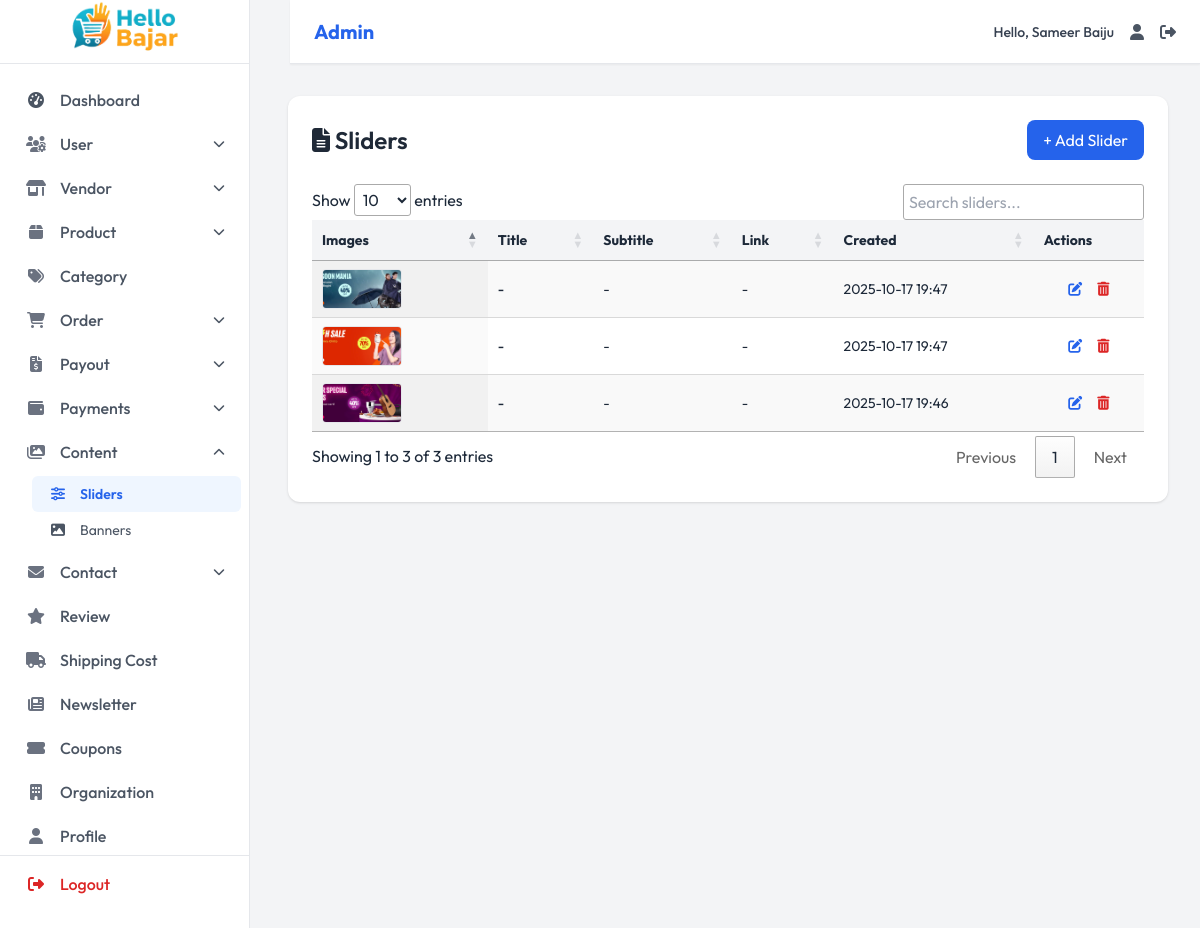
Screenshot of /admin-dashboard/sliders/ (signed in) with the database file from the repository.
### dashboard/models.py (models this page shows, shortened)
class Organization(models.Model):
    name = models.CharField(max_length=200, default="My Store")
    logo = models.ImageField(upload_to='org/', blank=True, null=True)
    email = models.EmailField()
    phone = models.CharField(max_length=15)
    phone_secondary = models.CharField(max_length=15, blank=True)
    address = models.TextField()
    facebook = models.URLField(blank=True)
    instagram = models.URLField(blank=True)
    twitter = models.URLField(blank=True)
    youtube = models.URLField(blank=True)
    tiktok = models.URLField(blank=True)
    class Meta:
        verbose_name = 'Organization Info'
        verbose_name_plural = 'Organization Info'

class Slider(models.Model):
    title = models.CharField(max_length=200, blank=True, null=True)
    subtitle = models.CharField(max_length=300, blank=True, null=True)
    image = models.ImageField(upload_to='sliders/')
    is_active = models.BooleanField(default=True)
    created_at = models.DateTimeField(auto_now_add=True)
    updated_at = models.DateTimeField(auto_now=True)

### dashboard/views.py (the view)
    @login_required
    def wrapper(request, *args, **kwargs):
        if not hasattr(request.user, 'role') or not request.user.role.is_admin():
            return redirect('home')
        return view_func(request, *args, **kwargs)

### templates/dashboard/pages/content/sliders_list.html (shortened to what this page needs)
{% extends 'dashboard/components/base.html' %}
{% load static %}
{% block content %}
<div class="bg-white rounded-xl shadow p-6">
  <div class="flex justify-between items-center mb-6">
    <h1 class="text-2xl font-semibold text-gray-800"><i class="fas fa-file-alt"></i> Sliders</h1>
    <a href="{% url 'admin_slider_add' %}" class="bg-blue-600 text-white px-4 py-2 rounded-lg hover:bg-blue-700 transition">+ Add Slider</a>
  </div>
  <div class="overflow-x-auto">
    <table id="slidersTable" class="display w-full text-sm">
      <thead class="bg-gray-100">
        <tr>
          <th class="px-4 py-3 text-left">Images</th>
          <th class="px-4 py-3 text-left">Title</th>
          <th class="px-4 py-3 text-left">Subtitle</th>
          <th class="px-4 py-3 text-left">Link</th>
          <th class="px-4 py-3 text-left">Created</th>
          <th class="px-4 py-3 text-center">Actions</th>
        </tr>
      </thead>
      <tbody>
        {% for s in sliders %}
        <tr class="hover:bg-gray-50">
          <td class="px-4 py-3">
            <div class="flex flex-wrap gap-1">
              {% if s.image %}
                {% for img in s.images.all %}
                  <img src="{{ img.image.url }}" class="h-10 w-20 object-cover rounded border border-gray-200"/>
                {% empty %}
                  <img src="{{ s.image.url }}" class="h-10 w-20 object-cover rounded border border-gray-200"/>
                {% endfor %}
              {% else %}
                <span class="text-gray-400">-</span>
              {% endif %}
            </div>
          </td>
          <td class="px-4 py-3 font-medium">{{ s.title|default:'-' }}</td>
          <td class="px-4 py-3">{{ s.subtitle|default:'-' }}</td>
          <td class="px-4 py-3">
            {% if s.link %}
              <a href="{{ s.link }}" class="text-blue-600 hover:underline" target="_blank">{{ s.link }}</a>
            {% else %}
              -
            {% endif %}
          </td>
          <td class="px-4 py-3">{{ s.created_at|date:"Y-m-d H:i" }}</td>
          <td class="px-4 py-3 text-center space-x-3">
            <a href="{% url 'admin_slider_update' s.id %}" class="text-blue-600 hover:text-blue-800" title="Edit">
              <i class="fas fa-edit"></i>
            </a>
            <a href="{% url 'admin_slider_delete' s.id %}" onclick="return confirm('Delete this slider?')" class="text-red-600 hover:text-red-800" title="Delete">
              <i class="fas fa-trash-alt"></i>
            </a>
          </td>
        </tr>
        {% endfor %}
      </tbody>
    </table>
  </div>
</div>
{% endblock %}

### templates/dashboard/components/navbar.html (shortened to what this page needs)
<nav class="navbar bg-white border-b border-gray-200 fixed top-0 md:left-[290px] left-0 right-0 z-40 flex items-center justify-between px-6 py-3 shadow-sm">
  <div class="flex items-center">
   <span class="text-xl font-bold text-blue-600">
    {% if request.user.role.role == 'admin' %}
        Admin
    {% else %}
        Vendor
    {% endif %}
</span>
  </div>
  <div class="flex items-center space-x-4">
    <span class="text-sm font-medium text-gray-700">Hello, {{user.first_name}} {{user.last_name}}</span>
    <a href="" class="hover:text-blue-600 transition-colors duration-200" title="Profile" aria-label="Profile">
      <i class="fas fa-user text-gray-600"></i>
    </a>
    <a href="{% url 'logout'%}" class="hover:text-blue-600 transition-colors duration-200" title="Logout" aria-label="Logout">
      <i class="fas fa-sign-out-alt text-gray-600"></i>
    </a>
  </div>
</nav>

### templates/dashboard/components/sidebar.html (shortened to what this page needs)
{% load static %}
<aside id="sidebar"
       class="bg-white border-r mr-18 border-gray-200 w-[250px] fixed inset-y-0 left-0 transform transition-transform duration-300 md:translate-x-0 -translate-x-full z-30 flex flex-col pb-6"
       aria-label="Main navigation">
  <div class="px-0 py-0 h-16 flex items-center border-b border-gray-200">
    <a href="{% if request.user.role.role == 'admin' %}{% url 'admin_dashboard' %}{% else %}{% url 'vendor_dashboard' %}{% endif %}"
       class="flex items-center justify-center w-full h-full" aria-label="Hello Bazar Dashboard">
      <img src="{{ organization.logo.url }}" alt="Hello Bazar Logo" class="h-full w-full object-contain">
    </a>
  </div>
  {% if request.user.role.role == 'admin' %}
  <nav class="flex-grow overflow-y-auto py-4 text-md" aria-label="Sidebar navigation">
    <ul class="space-y-1 px-2">
      <li>
        <a href="{% url 'admin_dashboard' %}"
           class="sidebar-link flex items-center px-4 py-2 rounded-md font-medium transition-all duration-200
                  {% if request.path == '/admin-dashboard/' or request.path == '/' %}bg-blue-50 text-blue-600 font-semibold{% else %}text-gray-600 hover:bg-gray-100{% endif %}">
          <i class="fas fa-tachometer-alt w-6 text-center mr-3"></i>
          <span>Dashboard</span>
        </a>
      </li>
      <li>
        <button class="sidebar-dropdown-toggle flex items-center w-full px-4 py-2 rounded-md text-gray-600 font-medium hover:bg-gray-100 transition-all duration-200">
          <i class="fas fa-users-cog w-6 text-center text-gray-500 mr-3"></i>
          <span>User</span>
          <i class="dropdown-icon fas fa-chevron-down text-xs ml-auto transition-transform duration-200 {% if '/admin-dashboard/users/' in request.path %}rotate-180{% endif %}"></i>
        </button>
      </li>
      <li>
        <button class="sidebar-dropdown-toggle flex items-center w-full px-4 py-2 rounded-md text-gray-600 font-medium hover:bg-gray-100 transition-all duration-200">
          <i class="fas fa-store-alt w-6 text-center text-gray-500 mr-3"></i>
          <span>Vendor</span>
          <i class="dropdown-icon fas fa-chevron-down text-xs ml-auto transition-transform duration-200 {% if '/admin-dashboard/vendors/' in request.path %}rotate-180{% endif %}"></i>
        </button>
      </li>
      <li>
        <button class="sidebar-dropdown-toggle flex items-center w-full px-4 py-2 rounded-md text-gray-600 font-medium hover:bg-gray-100 transition-all duration-200">
          <i class="fas fa-box w-6 text-center text-gray-500 mr-3"></i>
          <span>Product</span>
          <i class="dropdown-icon fas fa-chevron-down text-xs ml-auto transition-transform duration-200 {% if '/admin-dashboard/products/' in request.path %}rotate-180{% endif %}"></i>
        </button>
      </li>
      <li>
        <a href="{% url 'admin_categories_list' %}"
           class="sidebar-link flex items-center px-4 py-2 rounded-md font-medium transition-all duration-200
                  {% if request.path == '/admin-dashboard/categories/' %}bg-blue-50 text-blue-600 font-semibold{% else %}text-gray-600 hover:bg-gray-100{% endif %}">
          <i class="fas fa-tags w-6 text-center text-gray-500 mr-3"></i>
          <span>Category</span>
        </a>
      </li>
      <li>
        <button class="sidebar-dropdown-toggle flex items-center w-full px-4 py-2 rounded-md text-gray-600 font-medium hover:bg-gray-100 transition-all duration-200">
          <i class="fas fa-shopping-cart w-6 text-center text-gray-500 mr-3"></i>
          <span>Order</span>
          <i class="dropdown-icon fas fa-chevron-down text-xs ml-auto transition-transform duration-200 {% if '/admin-dashboard/orders/' in request.path %}rotate-180{% endif %}"></i>
        </button>
      </li>
      <li>
        <button class="sidebar-dropdown-toggle flex items-center w-full px-4 py-2 rounded-md text-gray-600 font-medium hover:bg-gray-100 transition-all duration-200">
          <i class="fas fa-file-invoice-dollar w-6 text-center text-gray-500 mr-3"></i>
          <span>Payout</span>
          <i class="dropdown-icon fas fa-chevron-down text-xs ml-auto transition-transform duration-200 {% if '/admin-dashboard/payout-requests/' in request.path %}rotate-180{% endif %}"></i>
        </button>
      </li>
      <li>
        <button class="sidebar-dropdown-toggle flex items-center w-full px-4 py-2 rounded-md text-gray-600 font-medium hover:bg-gray-100 transition-all duration-200">
          <i class="fas fa-wallet w-6 text-center text-gray-500 mr-3"></i>
          <span>Payments</span>
          <i class="dropdown-icon fas fa-chevron-down text-xs ml-auto transition-transform duration-200 {% if '/admin-dashboard/payments/' in request.path %}rotate-180{% endif %}"></i>
        </button>
      </li>
      <li>
        <button class="sidebar-dropdown-toggle flex items-center w-full px-4 py-2 rounded-md text-gray-600 font-medium hover:bg-gray-100 transition-all duration-200">
          <i class="fas fa-images w-6 text-center text-gray-500 mr-3"></i>
          <span>Content</span>
          <i class="dropdown-icon fas fa-chevron-down text-xs ml-auto transition-transform duration-200 {% if '/admin-dashboard/sliders/' in request.path or '/admin-dashboard/banners/' in request.path %}rotate-180{% endif %}"></i>
        </button>
        <ul class="sidebar-submenu pl-6 mt-1 {% if '/admin-dashboard/sliders/' not in request.path and '/admin-dashboard/banners/' not in request.path %}hidden{% endif %}">
          <li>
            <a href="{% url 'admin_sliders_list' %}"
               class="sublink flex items-center px-4 py-2 rounded-md text-sm transition-all duration-200
                      {% if request.path == '/admin-dashboard/sliders/' %}bg-blue-50 text-blue-600 font-semibold{% else %}text-gray-600 hover:bg-gray-100{% endif %}">
              <i class="fas fa-sliders-h w-5 text-center mr-3"></i>
              Sliders
            </a>
          </li>
          <li>
            <a href="{% url 'admin_banners_list' %}"
               class="sublink flex items-center px-4 py-2 rounded-md text-sm transition-all duration-200
                      {% if request.path == '/admin-dashboard/banners/' %}bg-blue-50 text-blue-600 font-semibold{% else %}text-gray-600 hover:bg-gray-100{% endif %}">
              <i class="fas fa-image w-5 text-center mr-3"></i>
              Banners
            </a>
          </li>
        </ul>
      </li>
      <li>
        <button class="sidebar-dropdown-toggle flex items-center w-full px-4 py-2 rounded-md text-gray-600 font-medium hover:bg-gray-100 transition-all duration-200">
          <i class="fas fa-envelope w-6 text-center text-gray-500 mr-3"></i>
          <span>Contact</span>
          <i class="dropdown-icon fas fa-chevron-down text-xs ml-auto transition-transform duration-200 {% if '/admin-dashboard/contacts/' in request.path %}rotate-180{% endif %}"></i>
        </button>
      </li>
      <li>
        <a href="{% url 'admin_reviews_list' %}"
           class="sidebar-link flex items-center px-4 py-2 rounded-md font-medium transition-all duration-200
                  {% if request.path == '/admin-dashboard/reviews/' %}bg-blue-50 text-blue-600 font-semibold{% else %}text-gray-600 hover:bg-gray-100{% endif %}">
          <i class="fas fa-star w-6 text-center text-gray-500 mr-3"></i>
          <span>Review</span>
        </a>
      </li>
      <li>
        <a href="{% url 'admin_shipping_cost' %}"
           class="sidebar-link flex items-center px-4 py-2 rounded-md font-medium transition-all duration-200
                  {% if request.path == '/admin-dashboard/shipping-cost/' %}bg-blue-50 text-blue-600 font-semibold{% else %}text-gray-600 hover:bg-gray-100{% endif %}">
          <i class="fas fa-truck w-6 text-center text-gray-500 mr-3"></i>
          <span>Shipping Cost</span>
        </a>
      </li>
      <li>
        <a href="{% url 'admin_newsletter_list' %}"
           class="sidebar-link flex items-center px-4 py-2 rounded-md font-medium transition-all duration-200
                  {% if request.path == '/admin-dashboard/newsletter/' %}bg-blue-50 text-blue-600 font-semibold{% else %}text-gray-600 hover:bg-gray-100{% endif %}">
          <i class="fas fa-newspaper w-6 text-center text-gray-500 mr-3"></i>
          <span>Newsletter</span>
        </a>
      </li>
      <li>
        <a href="{% url 'admin_coupons_list' %}"
           class="sidebar-link flex items-center px-4 py-2 rounded-md font-medium transition-all duration-200
                  {% if request.path == '/admin-dashboard/coupons/' %}bg-blue-50 text-blue-600 font-semibold{% else %}text-gray-600 hover:bg-gray-100{% endif %}">
          <i class="fas fa-ticket-alt w-6 text-center text-gray-500 mr-3"></i>
          <span>Coupons</span>
        </a>
      </li>
      <li>
        <a href="{% url 'admin_organization_view' %}"
           class="sidebar-link flex items-center px-4 py-2 rounded-md font-medium transition-all duration-200
                  {% if request.path == '/admin-dashboard/organization/' %}bg-blue-50 text-blue-600 font-semibold{% else %}text-gray-600 hover:bg-gray-100{% endif %}">
          <i class="fas fa-building w-6 text-center text-gray-500 mr-3"></i>
          <span>Organization</span>
        </a>
      </li>
      <li>
        <a href="{% url 'admin_profile' %}"
           class="sidebar-link flex items-center px-4 py-2 rounded-md font-medium transition-all duration-200
                  {% if request.path == '/admin-dashboard/profile/' %}bg-blue-50 text-blue-600 font-semibold{% else %}text-gray-600 hover:bg-gray-100{% endif %}">
          <i class="fas fa-user w-6 text-center text-gray-500 mr-3"></i>
          <span>Profile</span>
        </a>
      </li>
    </ul>
  </nav>
  {% endif %}
  <div class="border-t border-gray-200 pt-2 px-2">
    <ul class="space-y-1">
      <li>
        <a href="{% url 'logout' %}"
           class="flex items-center px-4 py-2 rounded-md text-red-600 font-medium hover:bg-red-50 transition-all duration-200">
          <i class="fas fa-sign-out-alt w-6 text-center mr-3"></i>
          Logout
        </a>
      </li>
    </ul>
  </div>
</aside>

### rows the page displays
Organization: logo (picture)
Slider: image (picture), title "-", subtitle "-", created_at "2025-10-17 19:47"
Slider: image (picture), title "-", subtitle "-", created_at "2025-10-17 19:47"
Slider: image (picture), title "-", subtitle "-", created_at "2025-10-17 19:46"

### other values shown
{{ user.first_name }} "Sameer"
{{ user.last_name }} "Baiju"
